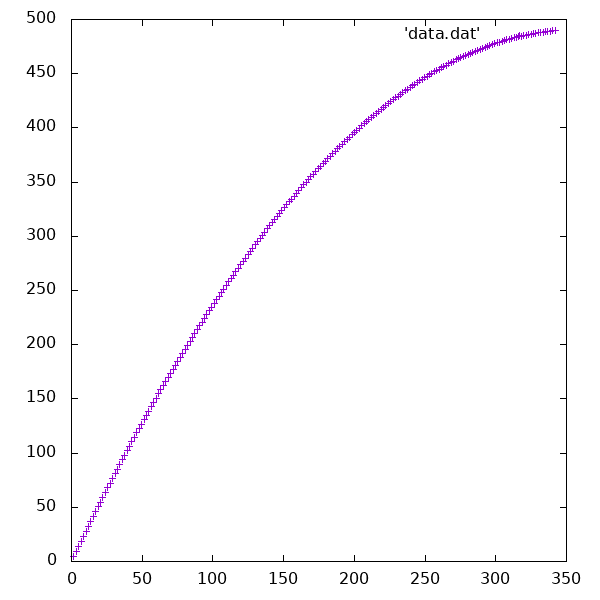

The script that saved this image:
set terminal png size 600,600
set output 'wurf.png'

plot 'data.dat'
